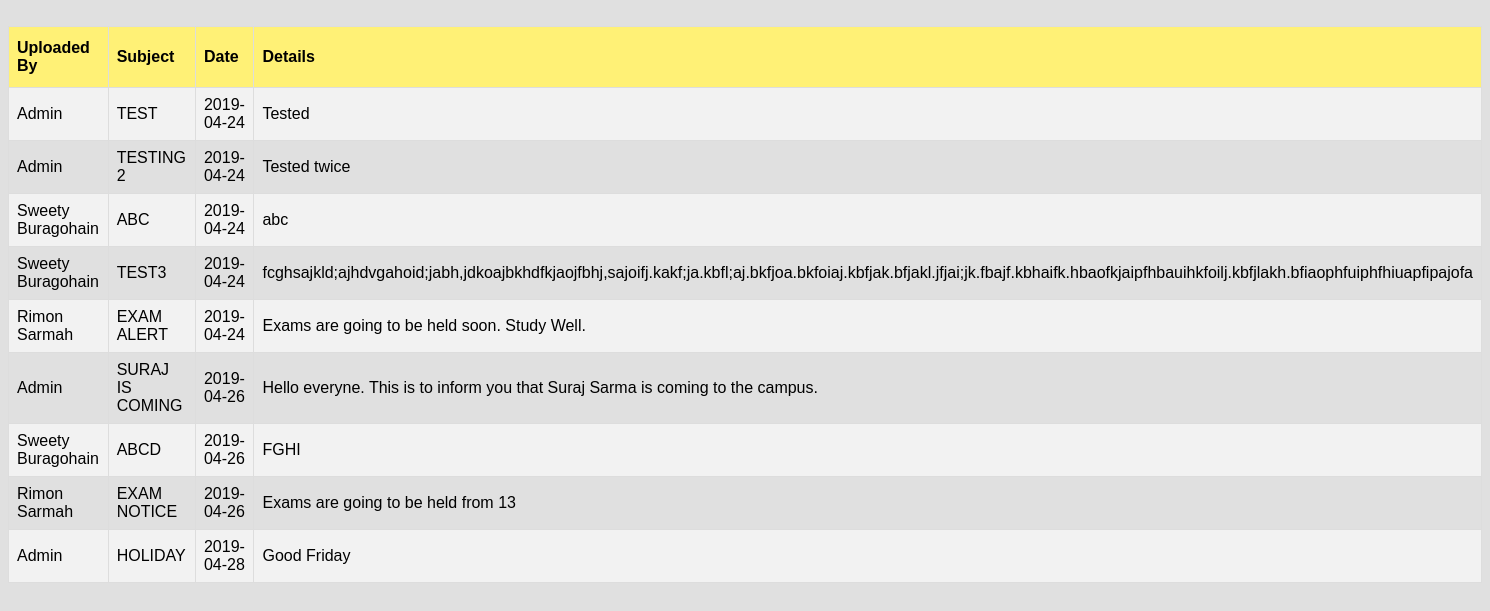
Page /module/faculty/announcements.php (signed in) on the committed database.
### tables this page shows
CREATE TABLE `announcement` (
  `uploader` varchar(30) NOT NULL,
  `subject` varchar(40) NOT NULL,
  `date` date NOT NULL,
  `details` varchar(4000) NOT NULL
);

### module/faculty/announcements.php (the view, shortened to what this page needs)
<?php
include_once('../../service/mysqlcon.php');
$sql = "SELECT * FROM announcement;";
$res= mysqli_query($link,$sql);
$string = "";
while($row = mysqli_fetch_array($res)){
        $string .= '<tr><td>'.$row['uploader'].'</td><td>'.$row['subject'].
    '</td><td>'.$row['date'].'</td><td>'.
    $row['details'];
}
?>
<html>
    <head>
   <link rel="stylesheet" href="style.css">
		</head>
    <body>
        <br/>
        <center>
            <table border="1" id='studentList'>
                <tr>
                   <th>Uploaded By</th>
                    <th>Subject</th>
                    <th>Date</th>
                  	<th>Details</th>
                </tr>
                <?php echo $string;?>
            </table>
        </center>
		</body>
</html>

### module/faculty/style.css (style rules this page uses)
#studentList { font-family: "Trebuchet MS", Arial, Helvetica, sans-serif; border-collapse: collapse; width: 100%; }
#studentList td, #studentList th { border: 1px solid #ddd; padding: 8px; }
#studentList tr:nth-child(even) { background-color: #f2f2f2; }
#studentList th { padding-top: 12px; padding-bottom: 12px; text-align: left; background-color: #FFF176; color: black; }
body { height:100%; background-color:#E0E0E0; }
* { box-sizing: border-box; }

### rows in the picture
announcement: uploader "Admin", subject "TEST", date "2019-04-24", details "Tested"
announcement: uploader "Admin", subject "TESTING 2", date "2019-04-24", details "Tested twice"
announcement: uploader "Sweety Buragohain", subject "ABC", date "2019-04-24", details "abc"
announcement: uploader "Sweety Buragohain", subject "TEST3", date "2019-04-24", details "fcghsajkld;ajhdvgahoid;jabh,jdkoajbkhdfkjaojfbhj,sajoifj.kakf;ja.kbfl;aj.bkfjoa.bkfoiaj.kbfjak.bfjakl.jfjai;jk.fbajf.kbhaifk.hbaofkjaipfhbauihkfoilj.kbfjlakh.bfiaophfuiphfhiuapfipajofa"
announcement: uploader "Rimon Sarmah", subject "EXAM ALERT", date "2019-04-24", details "Exams are going to be held soon. Study Well."
announcement: uploader "Admin", subject "SURAJ IS COMING", date "2019-04-26", details "Hello everyne. This is to inform you that Suraj Sarma is coming to the campus."
announcement: uploader "Sweety Buragohain", subject "ABCD", date "2019-04-26", details "FGHI"
announcement: uploader "Rimon Sarmah", subject "EXAM NOTICE", date "2019-04-26", details "Exams are going to be held from 13"
announcement: uploader "Admin", subject "HOLIDAY", date "2019-04-28", details "Good Friday"
